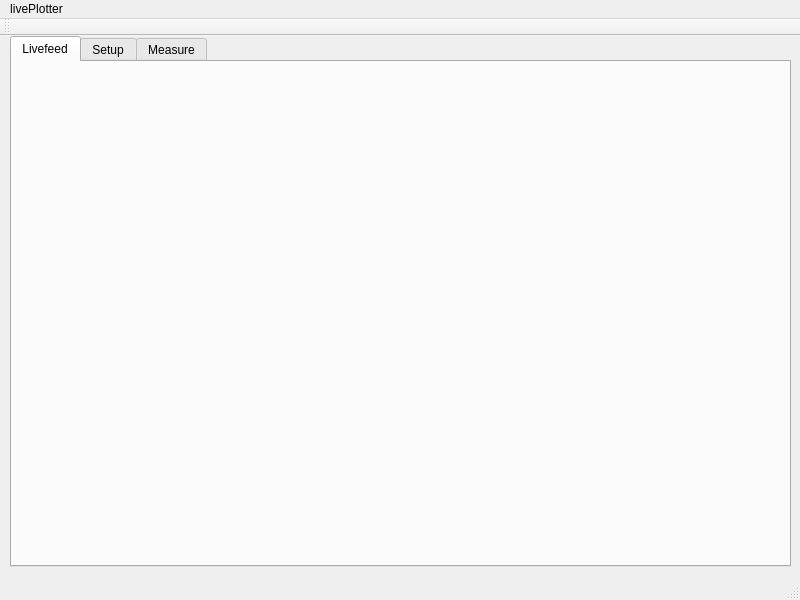
<?xml version="1.0" encoding="UTF-8"?>
<ui version="4.0">
 <class>MainWindow</class>
 <widget class="QMainWindow" name="MainWindow">
  <property name="geometry">
   <rect>
    <x>0</x>
    <y>0</y>
    <width>800</width>
    <height>600</height>
   </rect>
  </property>
  <property name="windowTitle">
   <string>MainWindow</string>
  </property>
  <widget class="QWidget" name="centralWidget">
   <widget class="QTabWidget" name="tabs">
    <property name="geometry">
     <rect>
      <x>10</x>
      <y>0</y>
      <width>781</width>
      <height>531</height>
     </rect>
    </property>
    <property name="currentIndex">
     <number>0</number>
    </property>
    <widget class="QWidget" name="livefeed">
     <attribute name="title">
      <string>Livefeed</string>
     </attribute>
     <widget class="QCustomPlot" name="widget" native="true">
      <property name="geometry">
       <rect>
        <x>10</x>
        <y>10</y>
        <width>751</width>
        <height>471</height>
       </rect>
      </property>
     </widget>
    </widget>
    <widget class="QWidget" name="setup">
     <attribute name="title">
      <string>Setup</string>
     </attribute>
     <widget class="QLineEdit" name="deviceAdress">
      <property name="geometry">
       <rect>
        <x>140</x>
        <y>20</y>
        <width>151</width>
        <height>23</height>
       </rect>
      </property>
      <property name="text">
       <string>/dev/ttyUSB0</string>
      </property>
     </widget>
     <widget class="QPushButton" name="connect">
      <property name="geometry">
       <rect>
        <x>300</x>
        <y>20</y>
        <width>83</width>
        <height>23</height>
       </rect>
      </property>
      <property name="text">
       <string>connect</string>
      </property>
     </widget>
     <widget class="QLabel" name="status">
      <property name="geometry">
       <rect>
        <x>10</x>
        <y>460</y>
        <width>401</width>
        <height>21</height>
       </rect>
      </property>
      <property name="text">
       <string>Status</string>
      </property>
     </widget>
     <widget class="QPushButton" name="disconnect">
      <property name="geometry">
       <rect>
        <x>400</x>
        <y>20</y>
        <width>83</width>
        <height>23</height>
       </rect>
      </property>
      <property name="text">
       <string>disconnect</string>
      </property>
     </widget>
     <widget class="QRadioButton" name="baud3">
      <property name="geometry">
       <rect>
        <x>10</x>
        <y>70</y>
        <width>109</width>
        <height>21</height>
       </rect>
      </property>
      <property name="text">
       <string>57600</string>
      </property>
     </widget>
     <widget class="QRadioButton" name="baud2">
      <property name="geometry">
       <rect>
        <x>10</x>
        <y>40</y>
        <width>109</width>
        <height>21</height>
       </rect>
      </property>
      <property name="text">
       <string>38400</string>
      </property>
     </widget>
     <widget class="QRadioButton" name="baud1">
      <property name="geometry">
       <rect>
        <x>10</x>
        <y>10</y>
        <width>109</width>
        <height>21</height>
       </rect>
      </property>
      <property name="text">
       <string>9600</string>
      </property>
     </widget>
     <widget class="QRadioButton" name="baud4">
      <property name="geometry">
       <rect>
        <x>10</x>
        <y>100</y>
        <width>109</width>
        <height>21</height>
       </rect>
      </property>
      <property name="text">
       <string>115200</string>
      </property>
      <property name="checked">
       <bool>true</bool>
      </property>
     </widget>
    </widget>
    <widget class="QWidget" name="measure">
     <attribute name="title">
      <string>Measure</string>
     </attribute>
    </widget>
   </widget>
  </widget>
  <widget class="QMenuBar" name="menuBar">
   <property name="geometry">
    <rect>
     <x>0</x>
     <y>0</y>
     <width>800</width>
     <height>28</height>
    </rect>
   </property>
   <widget class="QMenu" name="menuLivePlotter">
    <property name="title">
     <string>livePlotter</string>
    </property>
   </widget>
   <addaction name="menuLivePlotter"/>
  </widget>
  <widget class="QToolBar" name="mainToolBar">
   <attribute name="toolBarArea">
    <enum>TopToolBarArea</enum>
   </attribute>
   <attribute name="toolBarBreak">
    <bool>false</bool>
   </attribute>
  </widget>
  <widget class="QStatusBar" name="statusBar"/>
 </widget>
 <layoutdefault spacing="6" margin="11"/>
 <customwidgets>
  <customwidget>
   <class>QCustomPlot</class>
   <extends>QWidget</extends>
   <header>qcustomplot.h</header>
   <container>1</container>
  </customwidget>
 </customwidgets>
 <resources/>
 <connections/>
</ui>
